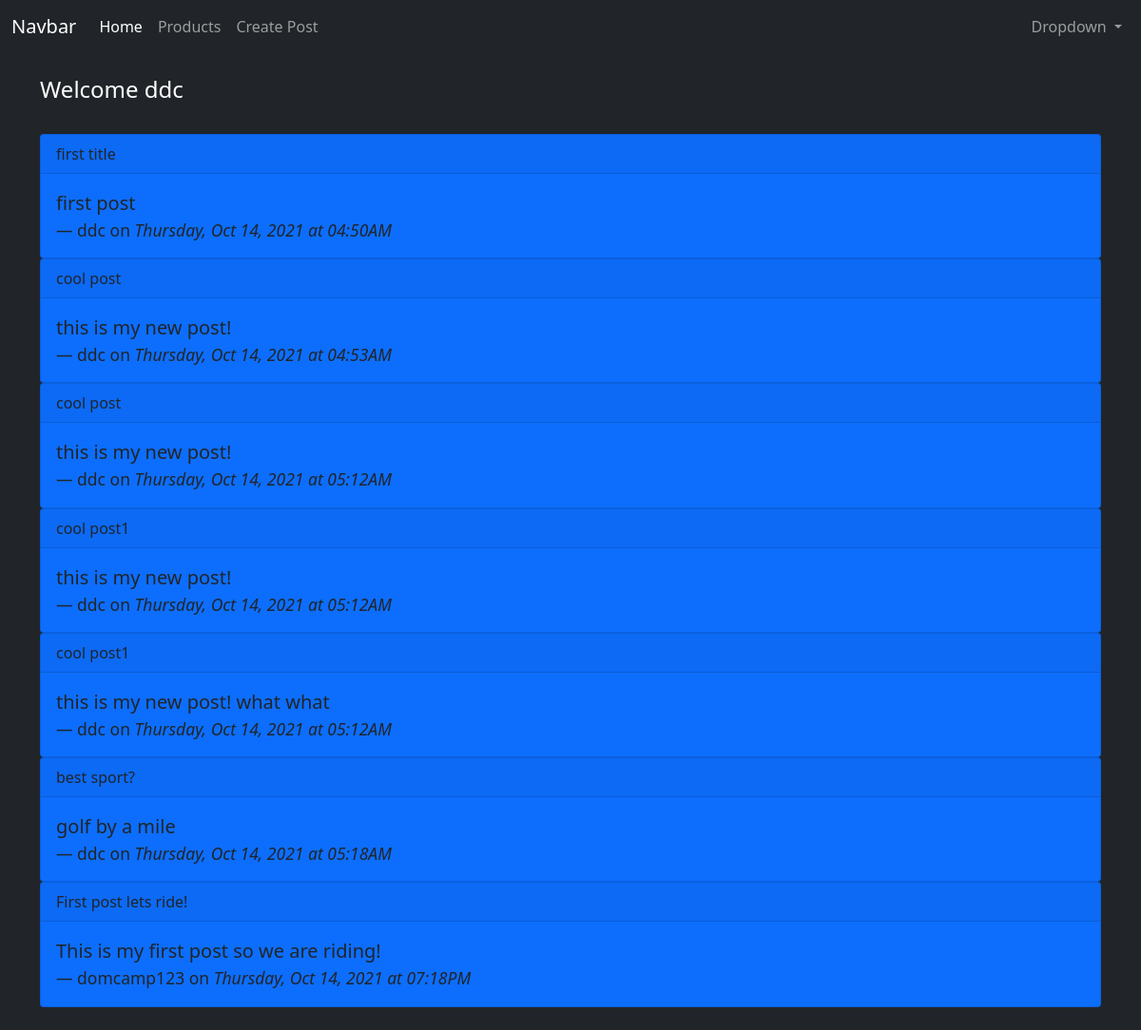
Screenshot of / (signed in) with the database file from the repository.
### app/models.py (models this page shows, shortened)
class User(db.Model, UserMixin):
    id = db.Column(db.Integer, primary_key=True)
    username = db.Column(db.String(150), nullable=False, unique=True)
    email = db.Column(db.String(150), nullable=False, unique=True)
    password = db.Column(db.String(256), nullable=False)
    posts = db.relationship('Post', backref='author', lazy=True)

class Post(db.Model):
    id = db.Column(db.Integer, primary_key=True)
    title = db.Column(db.String(200))
    content = db.Column(db.String(300))
    date_created = db.Column(db.DateTime, nullable=False, default=datetime.utcnow)
    user_id = db.Column(db.Integer, db.ForeignKey('user.id'), nullable=False)

### app/routes.py (the view)
@app.route('/')
def index():
    title = 'Coding Temple Flask'
    posts = Post.query.all()
    return render_template('index.html', title=title, posts=posts)

### app/models.py (called while the page is built)
@login_manager.user_loader
def load_user(user_id):
    return User.query.get(user_id)

### app/templates/index.html (shortened to what this page needs)
{% extends 'base.html' %}
{% block content %}
{% if current_user.is_authenticated %}
<h4>Welcome {{ current_user.username }}</h4>
{% else %}
<h4>Welcome, please register using the link at the top if you would like to create your own posts</h4>
{% endif %}
{% for p in posts %}
    <div class="card bg-primary text-dark">
        <div class="card-header">
        {{ p.title }}
        </div>
        <div class="card-body">
        <blockquote class="blockquote mb-0">
            <p>{{ p.content }}</p>
            <footer class="blockquote-footer text-dark">{{ p.author.username }} on <cite title="Source Title">
                {{ p.date_created.strftime('%A, %b %d, %Y at %I:%M%p') }}
            </cite></footer>
        </blockquote>
        </div>
    </div>
{% endfor %}
{% endblock %}

### rows the page displays
User: username "ddc"
Post: title "first title", content "first post", author.username "ddc", date_created "Thursday, Oct 14, 2021 at 04:50AM"
Post: title "cool post", content "this is my new post!", author.username "ddc", date_created "Thursday, Oct 14, 2021 at 04:53AM"
Post: title "cool post", content "this is my new post!", author.username "ddc", date_created "Thursday, Oct 14, 2021 at 05:12AM"
Post: title "cool post1", content "this is my new post!", author.username "ddc", date_created "Thursday, Oct 14, 2021 at 05:12AM"
Post: title "cool post1", content "this is my new post! what what", author.username "ddc", date_created "Thursday, Oct 14, 2021 at 05:12AM"
Post: title "best sport?", content "golf by a mile", author.username "ddc", date_created "Thursday, Oct 14, 2021 at 05:18AM"
Post: title "First post lets ride!", content "This is my first post so we are riding!", author.username "domcamp123", date_created "Thursday, Oct 14, 2021 at 07:18PM"
